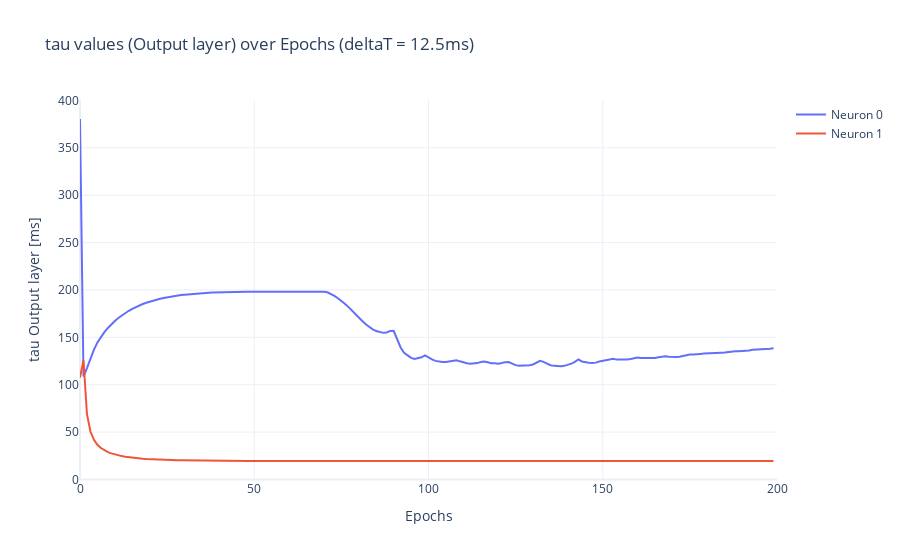

Notebook source saved alongside this figure:
### Code cell
plot_tau_values(beta2_values, num_epochs, deltaT, os.path.join(unique_folder_name, 'tau_output_layer'), layer_name='Output')

### Figure 1 — Plotly figure (JSON) as saved in the notebook; plotly's stock layout.template omitted (floating-point values rounded to 4 significant figures; data arrays with more than 128 entries replaced by an {"elided": "..."} marker saying what was removed)
{"data": [{"mode": "lines", "name": "Neuron 0", "type": "scatter", "x": {"elided": "200 int values"}, "y": {"elided": "200 float values"}}, {"mode": "lines", "name": "Neuron 1", "type": "scatter", "x": {"elided": "200 int values"}, "y": {"elided": "200 float values"}}], "layout": {"title": {"text": "tau values (Output layer) over Epochs (deltaT = 12.5ms)"}, "xaxis": {"range": [0, 200], "title": {"text": "Epochs"}}, "yaxis": {"range": [0.1, null], "title": {"text": "tau Output layer [ms]"}}}}
